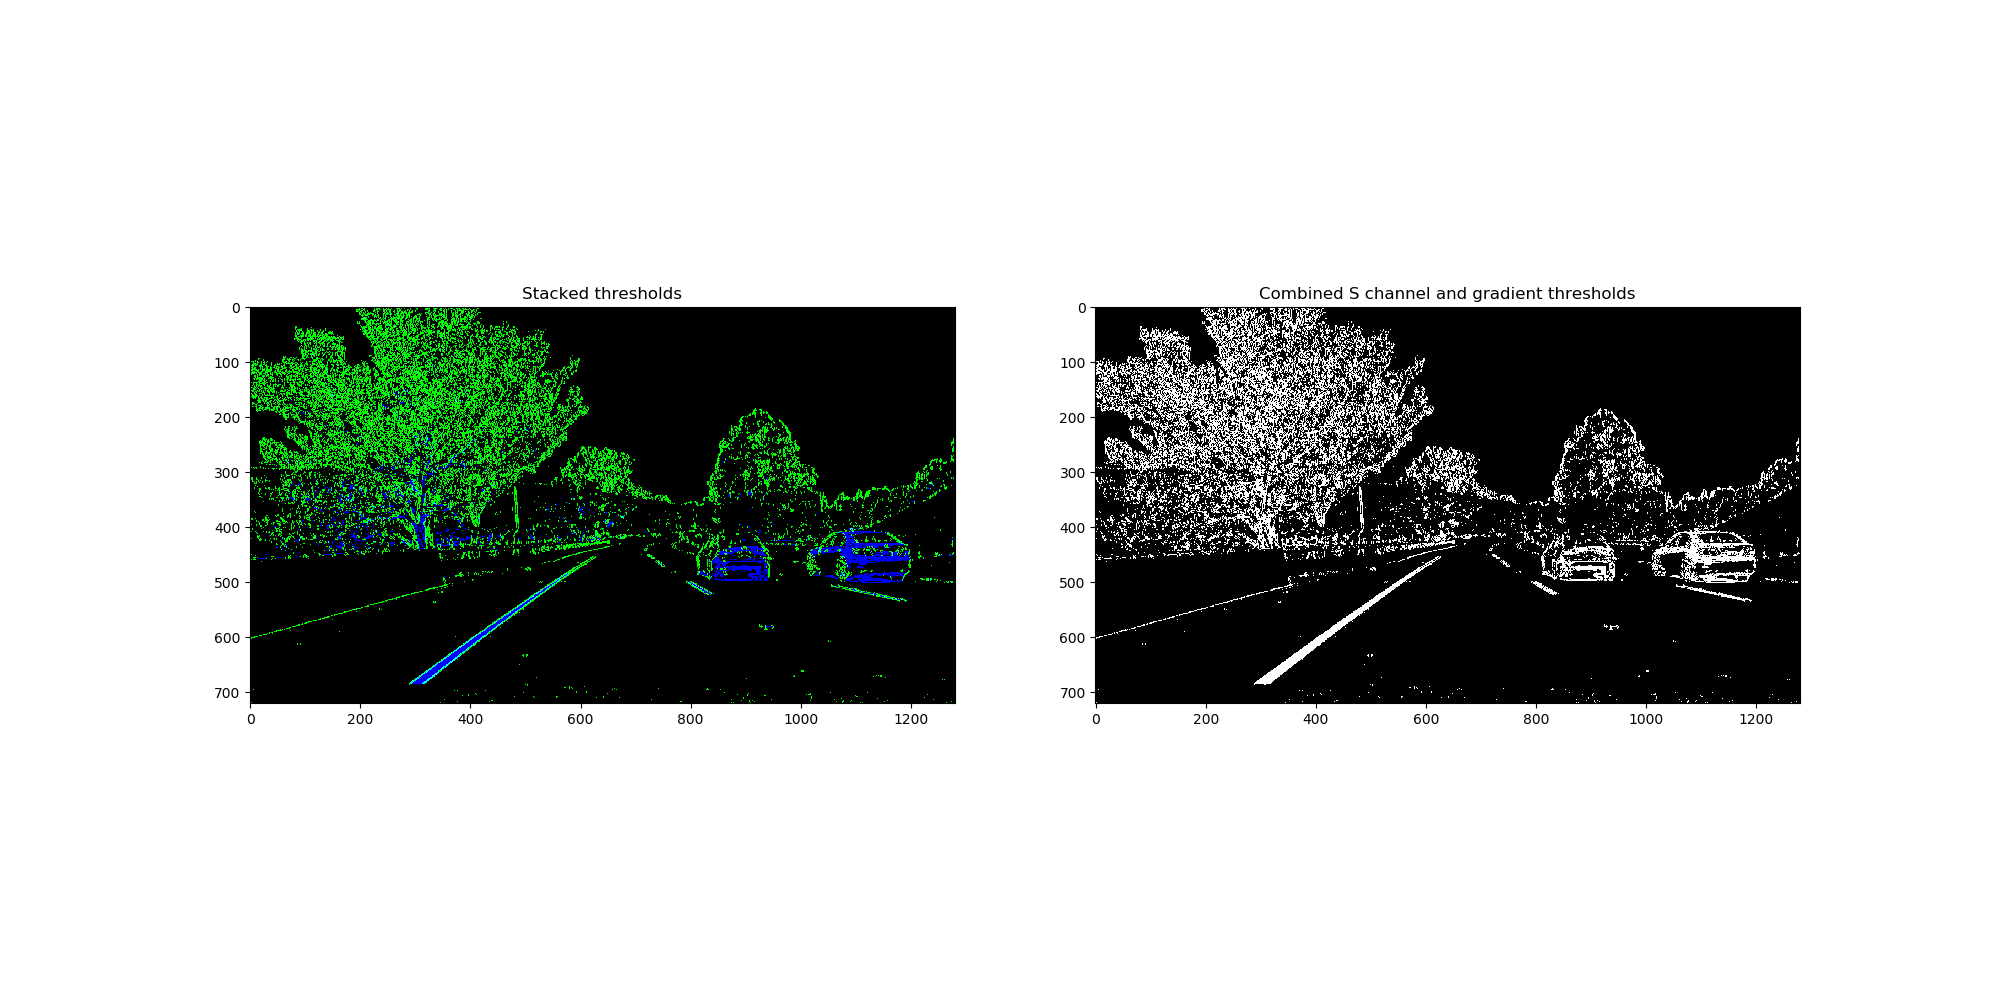

Write the Python code that produced this figure.
"""
# !/usr/bin/env python
# -*- coding: utf-8 -*-
@Time        : 2022/2/25 15:58
@Author      : shengdl999links@gmail.com
@ProjectName : self-driving-car-engineer
@File        : color_and_gradient.py
"""


import matplotlib.pyplot as plt
import matplotlib.image as mpimg
import numpy as np
import cv2

# Read in an image, you can also try test1.jpg or test4.jpg
img = mpimg.imread('test6.jpg')



# Grayscale image
# NOTE: we already saw that standard grayscaling lost color information for the lane lines
# Explore gradients in other colors spaces / color channels to see what might work better
gray = cv2.cvtColor(img, cv2.COLOR_RGB2GRAY)

# Sobel x
sobelx = cv2.Sobel(gray, cv2.CV_64F, 1, 0) # Take the derivative in x
abs_sobelx = np.absolute(sobelx) # Absolute x derivative to accentuate lines away from horizontal
scaled_sobel = np.uint8(255*abs_sobelx/np.max(abs_sobelx))

# Threshold x gradient
thresh_min = 20
thresh_max = 100
sxbinary = np.zeros_like(scaled_sobel)
sxbinary[(scaled_sobel >= thresh_min) & (scaled_sobel <= thresh_max)] = 1


# Convert to HLS color space and separate the S channel
# Note: img is the undistorted image
hls = cv2.cvtColor(img, cv2.COLOR_RGB2HLS)
s_channel = hls[:,:,2]

# Threshold color channel
s_thresh_min = 170
s_thresh_max = 255
s_binary = np.zeros_like(s_channel)
s_binary[(s_channel >= s_thresh_min) & (s_channel <= s_thresh_max)] = 1

# Stack each channel to view their individual contributions in green and blue respectively
# This returns a stack of the two binary images, whose components you can see as different colors
color_binary = np.dstack((np.zeros_like(sxbinary), sxbinary, s_binary)) * 255

# Combine the two binary thresholds
combined_binary = np.zeros_like(sxbinary)
combined_binary[(s_binary == 1) | (sxbinary == 1)] = 1

# Plotting thresholded images
f, (ax1, ax2) = plt.subplots(1, 2, figsize=(20,10))
ax1.set_title('Stacked thresholds')
ax1.imshow(color_binary)

ax2.set_title('Combined S channel and gradient thresholds')
ax2.imshow(combined_binary, cmap='gray')

plt.show()
